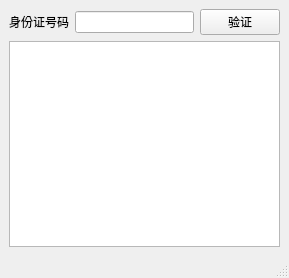
<?xml version="1.0" encoding="UTF-8"?>
<ui version="4.0">
  <class>IdentifyCardNumberChecker</class>
  <widget class="QMainWindow" name="IdentifyCardNumberChecker">
    <property name="geometry">
      <rect>
        <x>0</x>
        <y>0</y>
        <width>289</width>
        <height>278</height>
      </rect>
    </property>
    <property name="windowTitle">
      <string>IdentifyCardNumberChecker</string>
    </property>
    <widget class="QWidget" name="centralwidget">
      <layout class="QGridLayout" name="gridLayout">
        <item row="0" column="0">
          <widget class="QLabel" name="label">
            <property name="text">
              <string>身份证号码</string>
            </property>
          </widget>
        </item>
        <item row="0" column="1">
          <widget class="QLineEdit" name="lineEdit_IdentifiCardNumber" />
        </item>
        <item row="0" column="2">
          <widget class="QPushButton" name="pushButton_Check">
            <property name="text">
              <string>验证</string>
            </property>
          </widget>
        </item>
        <item row="1" column="0" colspan="3">
          <widget class="QTextBrowser" name="textBrowser_Output" />
        </item>
      </layout>
    </widget>
    <widget class="QStatusBar" name="statusbar" />
  </widget>
  <resources />
  <connections />
</ui>
